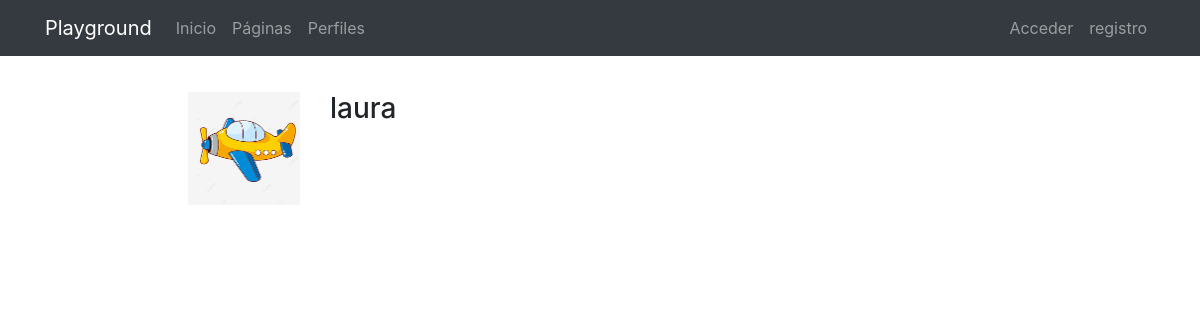
The app's page /profiles/laura/ with its own data.
### registration/models.py (models this page shows)
class Profile(models.Model):
    user = models.OneToOneField(User, on_delete=models.CASCADE)
    avatar = models.ImageField(upload_to=custom_upload_to, null=True, blank=True)
    bio = models.TextField(null=True, blank=True)
    link = models.URLField(max_length=200, null=True, blank=True)
    class Meta:
        ordering = ['user__username']

### profiles/views.py (the view)
# urls.py: path('<username>/', ProfileDetailView.as_view(), name='detail'),
class ProfileDetailView(DetailView):
    model = Profile
    template_name = 'profiles/profile_detail.html'
    def get_object(self):
        return get_object_or_404(Profile, user__username=self.kwargs['username'])

### profiles/templates/profiles/profile_detail.html (shortened to what this page needs)
{% extends 'core/base.html' %}
{% load static %}
{% block content %}
<main role="main">
  <div class="container">
    <div class="row mt-3">
      <div class="col-md-9 mx-auto mb-5">
        <form action="" method="post" enctype="multipart/form-data">{% csrf_token %}
          <div class="row">
            <div class="col-md-2">
              {% if profile.avatar %}
                <img src="{{profile.avatar.url}}" class="img-fluid">
              {% else %}
                <img src="{% static 'registration/img/no-avatar.jpg' %}" class="img-fluid">
              {% endif %}
            </div>
            <div class="col-md-10">
              <h3>{{profile.user}}</h3>
            </div>
          </div>
        </form>
      </div>
    </div>
  </div>
</main>
{% endblock %}

### core/static/core/css/main.css (style rules this page uses)
main { padding-top: 20px; }
:root { --jumbotron-padding-y: 3rem; }

### records on screen
Profile: avatar (picture), user "laura"
